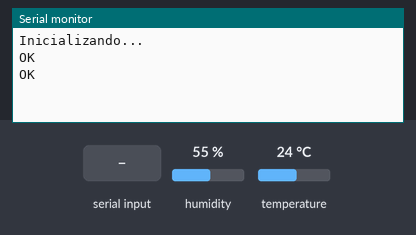
Bench run of a sketch on a simulated Arduino Uno, built with avr-gcc and run on an emulated ATmega328P. Shown: the last lines printed to the serial monitor. The test bench sets the inputs (shaded band); at power-on: humidity 55 %, temperature 24 °C. The modem accepts every AT command (registered, SIM ready, sends succeed) and sends nothing else.

Above: at 2.4 s.
2.5 s: "1" received over the second serial link
At 3.1 s:
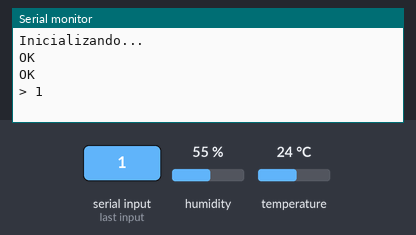
4.0 s: "0" received over the second serial link
At 5.0 s:
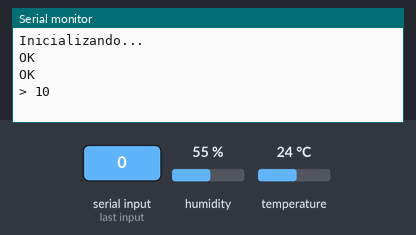

Measured:
- after the input at 2.5 s, the serial monitor: prints a new line after 0.07 s (image 1)
- after the input at 4.0 s, the serial monitor: prints a new line after 0.09 s (image 2)

The sketch:

gsmEnviaSms.ino
```cpp
#include<SoftwareSerial.h>
#include<dht.h>

#define dht_pin A1 // Ligado no analógico 1
#define DHTTYPE DHT11

SoftwareSerial mySerial(10, 11); // SIM800L TX & RX estão conectados ao Arduino #11 & #10

dht my_dht; // Objeto para o sensor

int temp_c = 0, ura = 0;

void setup() {

  Serial.begin(9600);
  mySerial.begin(9600);

  my_dht.read11(dht_pin);

  temp_c = my_dht.temperature;
  ura = my_dht.humidity;

}

void loop() {

  Serial.println("\nInicializando...");
  delay(1000);

  mySerial.println("AT"); // Quando o handshake tiver sucesso, retornará OK.
  updateSerial();

  mySerial.println("AT+CMGF=1"); // Configurando modo de texto
  updateSerial();

  mySerial.println("AT+CMGS=\"+0000000000000\""); // Número para mandar o SMS
  updateSerial();

  mySerial.print("teste.teste/n.php?c");
  updateSerial();
  mySerial.print("=");
  updateSerial();
  mySerial.print(temp_c); // Mensagem SMS
  updateSerial();

  mySerial.print("&u");
  updateSerial();
  mySerial.print("=");
  updateSerial();
  mySerial.print(ura);
  updateSerial();

  mySerial.write(26);

  delay(60000); // Espera 1 minuto

}

void updateSerial() {

  delay(500);

  while (Serial.available()) {

    mySerial.write(Serial.read()); // Encaminhar o serial recebido para a porta serial de software

  }

  while (mySerial.available()) {

    Serial.write(mySerial.read()); // Encaminhar o software serial recebido para a porta serial
  }
}
```
